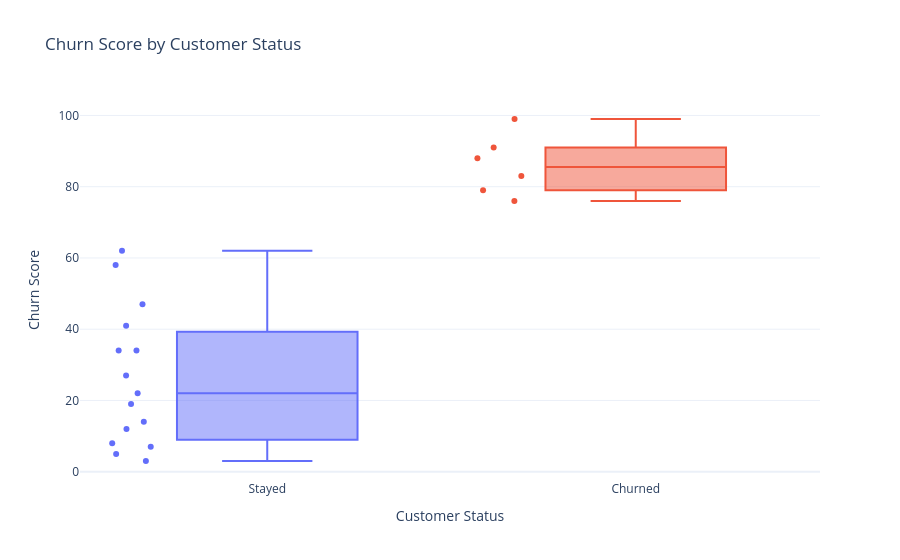

The code cell stored with this chart in its notebook:
### Code cell
# Visualize how churn scores differ between stayed and churned customers

fig = px.box(
    subscription_df,
    x="churned",
    y="churn_score",
    color="churned",
    points="all",
    title="Churn Score by Customer Status",
    labels={
        "churned": "Customer Status",
        "churn_score": "Churn Score"
    }
)

fig.update_xaxes(
    tickvals=[0, 1],
    ticktext=["Stayed", "Churned"]
)

fig.update_layout(
    template="plotly_white",
    showlegend=False
)

fig.show()

### Figure 1 — Plotly figure (JSON) as saved in the notebook; plotly's stock layout.template omitted (floating-point values rounded to 4 significant figures)
{"data": [{"alignmentgroup": "True", "boxpoints": "all", "hovertemplate": "Customer Status=%{x}<br>Churn Score=%{y}<extra></extra>", "legendgroup": "0", "marker": {"color": "#636efa"}, "name": "0", "notched": false, "offsetgroup": "0", "orientation": "v", "showlegend": true, "type": "box", "x": [0, 0, 0, 0, 0, 0, 0, 0, 0, 0, 0, 0, 0, 0, 0], "x0": " ", "xaxis": "x", "y": [12, 34, 8, 22, 5, 34, 41, 14, 19, 3, 58, 62, 27, 7, 47], "y0": " ", "yaxis": "y"}, {"alignmentgroup": "True", "boxpoints": "all", "hovertemplate": "Customer Status=%{x}<br>Churn Score=%{y}<extra></extra>", "legendgroup": "1", "marker": {"color": "#EF553B"}, "name": "1", "notched": false, "offsetgroup": "1", "orientation": "v", "showlegend": true, "type": "box", "x": [1, 1, 1, 1, 1, 1], "x0": " ", "xaxis": "x", "y": [91, 88, 79, 83, 76, 99], "y0": " ", "yaxis": "y"}], "layout": {"boxmode": "overlay", "legend": {"title": {"text": "Customer Status"}, "tracegroupgap": 0}, "showlegend": false, "title": {"text": "Churn Score by Customer Status"}, "xaxis": {"anchor": "y", "categoryarray": [0, 1], "categoryorder": "array", "domain": [0, 1], "ticktext": ["Stayed", "Churned"], "tickvals": [0, 1], "title": {"text": "Customer Status"}}, "yaxis": {"anchor": "x", "domain": [0, 1], "title": {"text": "Churn Score"}}}}
